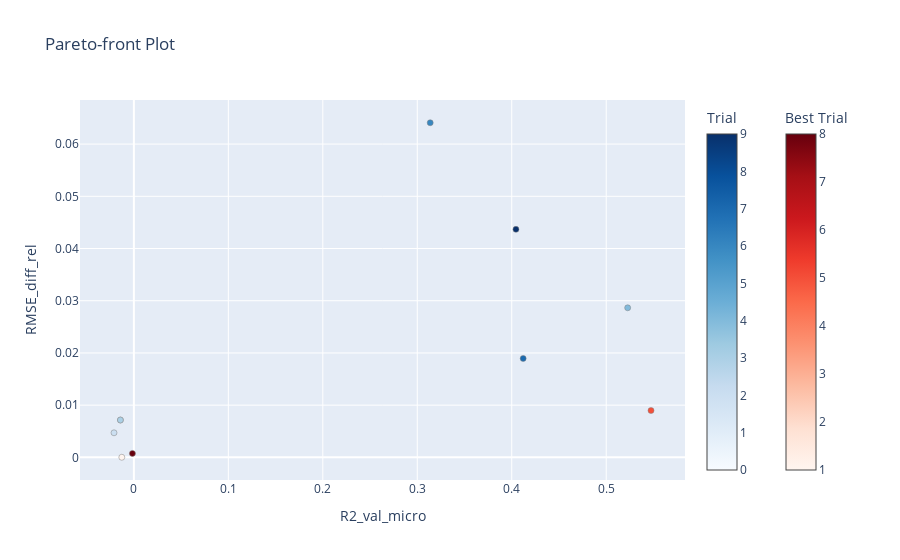
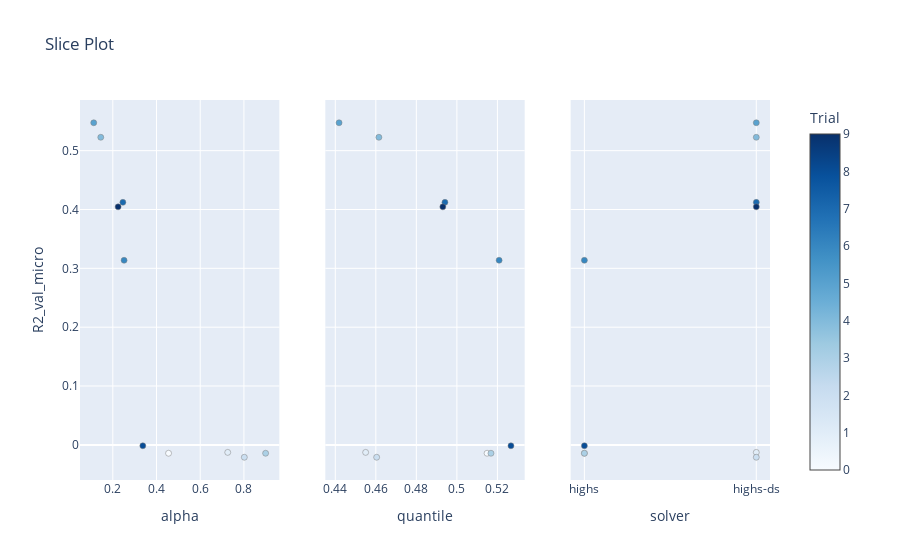
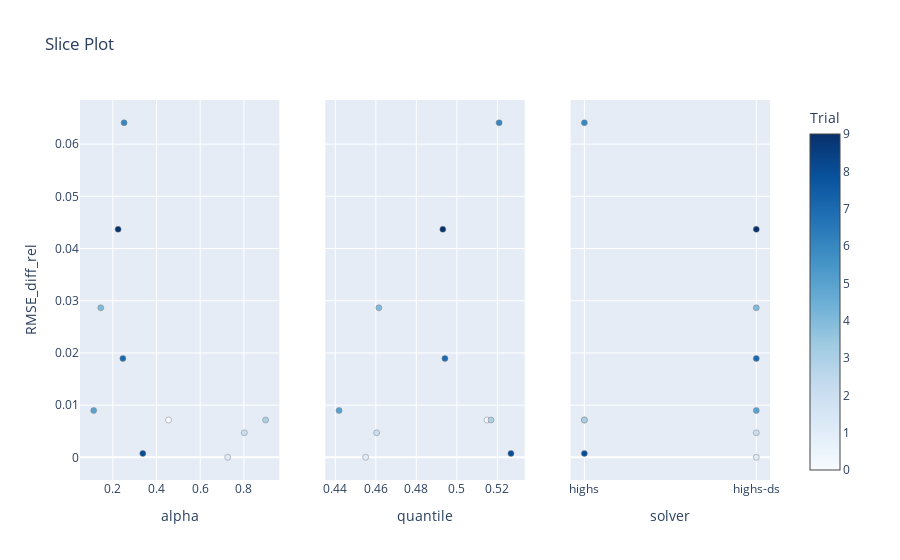

Notebook source saved alongside these figures, in order:
### Code cell
params = model_tune_params.ModelsParams()
params.set_param(model_params = params.quantile,
                    param_name = 'alpha',
                    args=[0, 1])
params.set_param(model_params = params.quantile,
                    param_name = 'quantile',
                    args=[0.44, 0.54])

Quant_result_dict = model_tune.get_optimize_results(X_train=train_std_data['X_train_std_1'],
                                                y_train=train_std_data['target_train_1'],
                                                X_test=test_std_data['X_test_std_1'],
                                                y_test=test_std_data['target_test_1'],
                                                metric_1='R2_val_micro',
                                                metric_2='RMSE_diff_rel',
                                                direction_1='maximize',
                                                direction_2='minimize',
                                                n_trials=10,
                                                threshold=0.15,
                                                cv_type='loo',
                                                metric_best='RMSE_val',
                                                data_name='std',
                                                model_cls=QuantileRegressor,
                                                model_params=params.quantile,
                                                show_plots=True
                                                )

### Figure 1 — Plotly figure (JSON) as saved in the notebook; plotly's stock layout.template omitted (floating-point values rounded to 4 significant figures)
{"data": [{"hovertemplate": "%{text}<extra>Trial</extra>", "marker": {"color": [0, 2, 3, 4, 6, 7, 9], "colorbar": {"title": {"text": "Trial"}}, "colorscale": [[0, "rgb(247,251,255)"], [0.125, "rgb(222,235,247)"], [0.25, "rgb(198,219,239)"], [0.375, "rgb(158,202,225)"], [0.5, "rgb(107,174,214)"], [0.625, "rgb(66,146,198)"], [0.75, "rgb(33,113,181)"], [0.875, "rgb(8,81,156)"], [1, "rgb(8,48,107)"]], "line": {"color": "Grey", "width": 0.5}}, "mode": "markers", "showlegend": false, "text": ["{<br>  \"number\": 0,<br>  \"values\": [<br>    -0.014247276146374999,<br>    0.007154349402197549<br>  ],<br>  \"params\": {<br>    \"alpha\": 0.4551270130438907,<br>    \"solver\": \"highs\",<br>    \"quantile\": 0.5149004740819296<br>  }<br>}", "{<br>  \"number\": 2,<br>  \"values\": [<br>    -0.02102079115041966,<br>    0.004708415284646228<br>  ],<br>  \"params\": {<br>    \"alpha\": 0.8018493844119722,<br>    \"solver\": \"highs-ds\",<br>    \"quantile\": 0.46040800141892313<br>  }<br>}", "{<br>  \"number\": 3,<br>  \"values\": [<br>    -0.014247276146374999,<br>    0.007154349402197549<br>  ],<br>  \"params\": {<br>    \"alpha\": 0.8993303179070268,<br>    \"solver\": \"highs\",<br>    \"quantile\": 0.5168117550644191<br>  }<br>}", "{<br>  \"number\": 4,<br>  \"values\": [<br>    0.5227002352556691,<br>    0.028646950137269523<br>  ],<br>  \"params\": {<br>    \"alpha\": 0.14488221256603517,<br>    \"solver\": \"highs-ds\",<br>    \"quantile\": 0.46151161931753926<br>  }<br>}", "{<br>  \"number\": 6,<br>  \"values\": [<br>    0.3136887493246988,<br>    0.06408566171765821<br>  ],<br>  \"params\": {<br>    \"alpha\": 0.251627677016255,<br>    \"solver\": \"highs\",<br>    \"quantile\": 0.5208371102593943<br>  }<br>}", "{<br>  \"number\": 7,<br>  \"values\": [<br>    0.4121012475303062,<br>    0.018945659114063432<br>  ],<br>  \"params\": {<br>    \"alpha\": 0.2459803722236399,<br>    \"solver\": \"highs-ds\",<br>    \"quantile\": 0.4940935870396516<br>  }<br>}", "{<br>  \"number\": 9,<br>  \"values\": [<br>    0.4044630416411381,<br>    0.043674511881334956<br>  ],<br>  \"params\": {<br>    \"alpha\": 0.2243142901553159,<br>    \"solver\": \"highs-ds\",<br>    \"quantile\": 0.49306489089074707<br>  }<br>}"], "type": "scatter", "x": [-0.01425, -0.02102, -0.01425, 0.5227, 0.3137, 0.4121, 0.4045], "y": [0.007154, 0.004708, 0.007154, 0.02865, 0.06409, 0.01895, 0.04367]}, {"hovertemplate": "%{text}<extra>Best Trial</extra>", "marker": {"color": [1, 5, 8], "colorbar": {"title": {"text": "Best Trial"}, "x": 1.1, "xpad": 40}, "colorscale": [[0, "rgb(255,245,240)"], [0.125, "rgb(254,224,210)"], [0.25, "rgb(252,187,161)"], [0.375, "rgb(252,146,114)"], [0.5, "rgb(251,106,74)"], [0.625, "rgb(239,59,44)"], [0.75, "rgb(203,24,29)"], [0.875, "rgb(165,15,21)"], [1, "rgb(103,0,13)"]], "line": {"color": "Grey", "width": 0.5}}, "mode": "markers", "showlegend": false, "text": ["{<br>  \"number\": 1,<br>  \"values\": [<br>    -0.01275728737331594,<br>    2.326581460448504e-05<br>  ],<br>  \"params\": {<br>    \"alpha\": 0.725891245438936,<br>    \"solver\": \"highs-ds\",<br>    \"quantile\": 0.4549788682930231<br>  }<br>}", "{<br>  \"number\": 5,<br>  \"values\": [<br>    0.5474083994066652,<br>    0.008970167786902837<br>  ],<br>  \"params\": {<br>    \"alpha\": 0.11261254610942051,<br>    \"solver\": \"highs-ds\",<br>    \"quantile\": 0.44185487825691033<br>  }<br>}", "{<br>  \"number\": 8,<br>  \"values\": [<br>    -0.0015116071509180262,<br>    0.0007543974681686148<br>  ],<br>  \"params\": {<br>    \"alpha\": 0.33728733351892615,<br>    \"solver\": \"highs\",<br>    \"quantile\": 0.5266744715826985<br>  }<br>}"], "type": "scatter", "x": [-0.01276, 0.5474, -0.001512], "y": [2.327e-05, 0.00897, 0.0007544]}], "layout": {"title": {"text": "Pareto-front Plot"}, "xaxis": {"title": {"text": "R2_val_micro"}}, "yaxis": {"title": {"text": "RMSE_diff_rel"}}}}

### Figure 2 — Plotly figure (JSON) as saved in the notebook; plotly's stock layout.template omitted (floating-point values rounded to 4 significant figures)
{"data": [{"marker": {"color": [0, 1, 2, 3, 4, 5, 6, 7, 8, 9], "colorbar": {"title": {"text": "Trial"}, "x": 1, "xpad": 40}, "colorscale": [[0, "rgb(247,251,255)"], [0.125, "rgb(222,235,247)"], [0.25, "rgb(198,219,239)"], [0.375, "rgb(158,202,225)"], [0.5, "rgb(107,174,214)"], [0.625, "rgb(66,146,198)"], [0.75, "rgb(33,113,181)"], [0.875, "rgb(8,81,156)"], [1, "rgb(8,48,107)"]], "line": {"color": "Grey", "width": 0.5}, "showscale": true}, "mode": "markers", "name": "Feasible Trial", "showlegend": false, "type": "scatter", "x": [0.4551, 0.7259, 0.8018, 0.8993, 0.1449, 0.1126, 0.2516, 0.246, 0.3373, 0.2243], "xaxis": "x", "y": [-0.01425, -0.01276, -0.02102, -0.01425, 0.5227, 0.5474, 0.3137, 0.4121, -0.001512, 0.4045], "yaxis": "y"}, {"marker": {"color": [0, 1, 2, 3, 4, 5, 6, 7, 8, 9], "colorbar": {"title": {"text": "Trial"}, "x": 1, "xpad": 40}, "colorscale": [[0, "rgb(247,251,255)"], [0.125, "rgb(222,235,247)"], [0.25, "rgb(198,219,239)"], [0.375, "rgb(158,202,225)"], [0.5, "rgb(107,174,214)"], [0.625, "rgb(66,146,198)"], [0.75, "rgb(33,113,181)"], [0.875, "rgb(8,81,156)"], [1, "rgb(8,48,107)"]], "line": {"color": "Grey", "width": 0.5}, "showscale": false}, "mode": "markers", "name": "Feasible Trial", "showlegend": false, "type": "scatter", "x": [0.5149, 0.455, 0.4604, 0.5168, 0.4615, 0.4419, 0.5208, 0.4941, 0.5267, 0.4931], "xaxis": "x2", "y": [-0.01425, -0.01276, -0.02102, -0.01425, 0.5227, 0.5474, 0.3137, 0.4121, -0.001512, 0.4045], "yaxis": "y2"}, {"marker": {"color": [0, 1, 2, 3, 4, 5, 6, 7, 8, 9], "colorbar": {"title": {"text": "Trial"}, "x": 1, "xpad": 40}, "colorscale": [[0, "rgb(247,251,255)"], [0.125, "rgb(222,235,247)"], [0.25, "rgb(198,219,239)"], [0.375, "rgb(158,202,225)"], [0.5, "rgb(107,174,214)"], [0.625, "rgb(66,146,198)"], [0.75, "rgb(33,113,181)"], [0.875, "rgb(8,81,156)"], [1, "rgb(8,48,107)"]], "line": {"color": "Grey", "width": 0.5}, "showscale": false}, "mode": "markers", "name": "Feasible Trial", "showlegend": false, "type": "scatter", "x": ["highs", "highs-ds", "highs-ds", "highs", "highs-ds", "highs-ds", "highs", "highs-ds", "highs", "highs-ds"], "xaxis": "x3", "y": [-0.01425, -0.01276, -0.02102, -0.01425, 0.5227, 0.5474, 0.3137, 0.4121, -0.001512, 0.4045], "yaxis": "y3"}], "layout": {"title": {"text": "Slice Plot"}, "xaxis": {"anchor": "y", "domain": [0, 0.2889], "title": {"text": "alpha"}}, "xaxis2": {"anchor": "y2", "domain": [0.3556, 0.6444], "title": {"text": "quantile"}}, "xaxis3": {"anchor": "y3", "categoryarray": ["highs", "highs-ds"], "categoryorder": "array", "domain": [0.7111, 1], "title": {"text": "solver"}, "type": "category"}, "yaxis": {"anchor": "x", "domain": [0, 1], "title": {"text": "R2_val_micro"}}, "yaxis2": {"anchor": "x2", "domain": [0, 1], "matches": "y", "showticklabels": false}, "yaxis3": {"anchor": "x3", "domain": [0, 1], "matches": "y", "showticklabels": false}}}

### Figure 3 — Plotly figure (JSON) as saved in the notebook; plotly's stock layout.template omitted (floating-point values rounded to 4 significant figures)
{"data": [{"marker": {"color": [0, 1, 2, 3, 4, 5, 6, 7, 8, 9], "colorbar": {"title": {"text": "Trial"}, "x": 1, "xpad": 40}, "colorscale": [[0, "rgb(247,251,255)"], [0.125, "rgb(222,235,247)"], [0.25, "rgb(198,219,239)"], [0.375, "rgb(158,202,225)"], [0.5, "rgb(107,174,214)"], [0.625, "rgb(66,146,198)"], [0.75, "rgb(33,113,181)"], [0.875, "rgb(8,81,156)"], [1, "rgb(8,48,107)"]], "line": {"color": "Grey", "width": 0.5}, "showscale": true}, "mode": "markers", "name": "Feasible Trial", "showlegend": false, "type": "scatter", "x": [0.4551, 0.7259, 0.8018, 0.8993, 0.1449, 0.1126, 0.2516, 0.246, 0.3373, 0.2243], "xaxis": "x", "y": [0.007154, 2.327e-05, 0.004708, 0.007154, 0.02865, 0.00897, 0.06409, 0.01895, 0.0007544, 0.04367], "yaxis": "y"}, {"marker": {"color": [0, 1, 2, 3, 4, 5, 6, 7, 8, 9], "colorbar": {"title": {"text": "Trial"}, "x": 1, "xpad": 40}, "colorscale": [[0, "rgb(247,251,255)"], [0.125, "rgb(222,235,247)"], [0.25, "rgb(198,219,239)"], [0.375, "rgb(158,202,225)"], [0.5, "rgb(107,174,214)"], [0.625, "rgb(66,146,198)"], [0.75, "rgb(33,113,181)"], [0.875, "rgb(8,81,156)"], [1, "rgb(8,48,107)"]], "line": {"color": "Grey", "width": 0.5}, "showscale": false}, "mode": "markers", "name": "Feasible Trial", "showlegend": false, "type": "scatter", "x": [0.5149, 0.455, 0.4604, 0.5168, 0.4615, 0.4419, 0.5208, 0.4941, 0.5267, 0.4931], "xaxis": "x2", "y": [0.007154, 2.327e-05, 0.004708, 0.007154, 0.02865, 0.00897, 0.06409, 0.01895, 0.0007544, 0.04367], "yaxis": "y2"}, {"marker": {"color": [0, 1, 2, 3, 4, 5, 6, 7, 8, 9], "colorbar": {"title": {"text": "Trial"}, "x": 1, "xpad": 40}, "colorscale": [[0, "rgb(247,251,255)"], [0.125, "rgb(222,235,247)"], [0.25, "rgb(198,219,239)"], [0.375, "rgb(158,202,225)"], [0.5, "rgb(107,174,214)"], [0.625, "rgb(66,146,198)"], [0.75, "rgb(33,113,181)"], [0.875, "rgb(8,81,156)"], [1, "rgb(8,48,107)"]], "line": {"color": "Grey", "width": 0.5}, "showscale": false}, "mode": "markers", "name": "Feasible Trial", "showlegend": false, "type": "scatter", "x": ["highs", "highs-ds", "highs-ds", "highs", "highs-ds", "highs-ds", "highs", "highs-ds", "highs", "highs-ds"], "xaxis": "x3", "y": [0.007154, 2.327e-05, 0.004708, 0.007154, 0.02865, 0.00897, 0.06409, 0.01895, 0.0007544, 0.04367], "yaxis": "y3"}], "layout": {"title": {"text": "Slice Plot"}, "xaxis": {"anchor": "y", "domain": [0, 0.2889], "title": {"text": "alpha"}}, "xaxis2": {"anchor": "y2", "domain": [0.3556, 0.6444], "title": {"text": "quantile"}}, "xaxis3": {"anchor": "y3", "categoryarray": ["highs", "highs-ds"], "categoryorder": "array", "domain": [0.7111, 1], "title": {"text": "solver"}, "type": "category"}, "yaxis": {"anchor": "x", "domain": [0, 1], "title": {"text": "RMSE_diff_rel"}}, "yaxis2": {"anchor": "x2", "domain": [0, 1], "matches": "y", "showticklabels": false}, "yaxis3": {"anchor": "x3", "domain": [0, 1], "matches": "y", "showticklabels": false}}}
